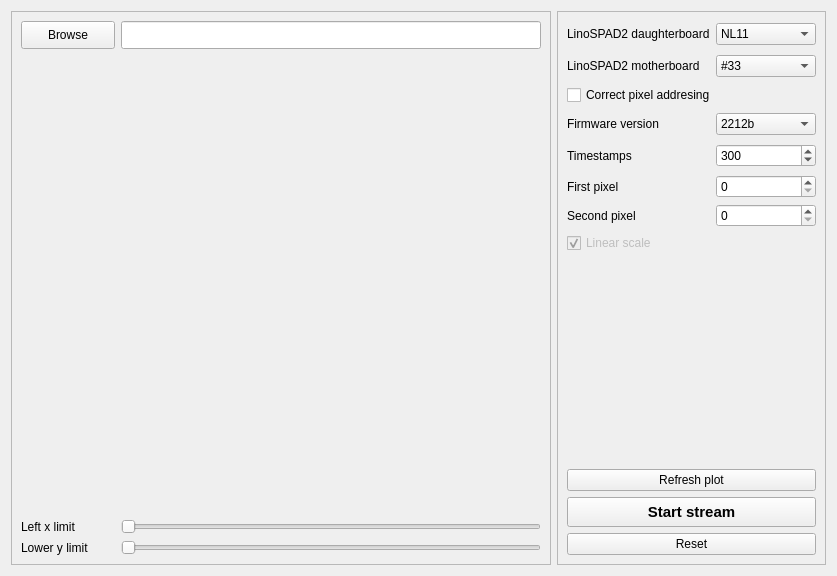
<?xml version="1.0" encoding="UTF-8"?>
<ui version="4.0">
 <class>Form</class>
 <widget class="QWidget" name="Form">
  <property name="geometry">
   <rect>
    <x>0</x>
    <y>0</y>
    <width>837</width>
    <height>576</height>
   </rect>
  </property>
  <property name="windowTitle">
   <string>Form</string>
  </property>
  <layout class="QGridLayout" name="gridLayout_2">
   <item row="0" column="0">
    <widget class="QFrame" name="frame">
     <property name="sizePolicy">
      <sizepolicy hsizetype="Expanding" vsizetype="Expanding">
       <horstretch>0</horstretch>
       <verstretch>0</verstretch>
      </sizepolicy>
     </property>
     <property name="frameShape">
      <enum>QFrame::StyledPanel</enum>
     </property>
     <property name="frameShadow">
      <enum>QFrame::Raised</enum>
     </property>
     <layout class="QGridLayout" name="gridLayout">
      <item row="0" column="2">
       <widget class="QLineEdit" name="lineEdit_browse">
        <property name="minimumSize">
         <size>
          <width>0</width>
          <height>28</height>
         </size>
        </property>
       </widget>
      </item>
      <item row="0" column="0" colspan="2">
       <widget class="QPushButton" name="pushButton_browse">
        <property name="minimumSize">
         <size>
          <width>0</width>
          <height>28</height>
         </size>
        </property>
        <property name="font">
         <font>
          <pointsize>9</pointsize>
         </font>
        </property>
        <property name="text">
         <string>Browse</string>
        </property>
       </widget>
      </item>
      <item row="5" column="0" colspan="2">
       <widget class="QLabel" name="label">
        <property name="text">
         <string>Left x limit</string>
        </property>
       </widget>
      </item>
      <item row="2" column="1">
       <spacer name="verticalSpacer">
        <property name="orientation">
         <enum>Qt::Vertical</enum>
        </property>
        <property name="sizeType">
         <enum>QSizePolicy::Fixed</enum>
        </property>
        <property name="sizeHint" stdset="0">
         <size>
          <width>20</width>
          <height>5</height>
         </size>
        </property>
       </spacer>
      </item>
      <item row="1" column="0" colspan="3">
       <widget class="QWidget" name="widget_figure" native="true">
        <property name="sizePolicy">
         <sizepolicy hsizetype="Preferred" vsizetype="Preferred">
          <horstretch>0</horstretch>
          <verstretch>0</verstretch>
         </sizepolicy>
        </property>
        <property name="minimumSize">
         <size>
          <width>500</width>
          <height>425</height>
         </size>
        </property>
       </widget>
      </item>
      <item row="5" column="2">
       <widget class="QSlider" name="horizontalSlider_leftXLim">
        <property name="orientation">
         <enum>Qt::Horizontal</enum>
        </property>
       </widget>
      </item>
      <item row="6" column="2">
       <widget class="QSlider" name="horizontalSlider_lowerXLim">
        <property name="orientation">
         <enum>Qt::Horizontal</enum>
        </property>
       </widget>
      </item>
      <item row="6" column="0">
       <widget class="QLabel" name="label_2">
        <property name="text">
         <string>Lower y limit</string>
        </property>
       </widget>
      </item>
     </layout>
    </widget>
   </item>
   <item row="0" column="1">
    <widget class="QFrame" name="frame_2">
     <property name="sizePolicy">
      <sizepolicy hsizetype="Fixed" vsizetype="Preferred">
       <horstretch>0</horstretch>
       <verstretch>0</verstretch>
      </sizepolicy>
     </property>
     <property name="frameShape">
      <enum>QFrame::StyledPanel</enum>
     </property>
     <property name="frameShadow">
      <enum>QFrame::Raised</enum>
     </property>
     <layout class="QVBoxLayout" name="verticalLayout">
      <item>
       <layout class="QHBoxLayout" name="horizontalLayout_7">
        <item>
         <widget class="QLabel" name="label_comboBox_mask_2">
          <property name="enabled">
           <bool>true</bool>
          </property>
          <property name="minimumSize">
           <size>
            <width>0</width>
            <height>26</height>
           </size>
          </property>
          <property name="text">
           <string>LinoSPAD2 daughterboard</string>
          </property>
          <property name="alignment">
           <set>Qt::AlignLeading|Qt::AlignLeft|Qt::AlignVCenter</set>
          </property>
         </widget>
        </item>
        <item>
         <widget class="QComboBox" name="comboBox_mask_2">
          <property name="sizePolicy">
           <sizepolicy hsizetype="Fixed" vsizetype="Fixed">
            <horstretch>0</horstretch>
            <verstretch>0</verstretch>
           </sizepolicy>
          </property>
          <property name="minimumSize">
           <size>
            <width>100</width>
            <height>0</height>
           </size>
          </property>
          <item>
           <property name="text">
            <string>NL11</string>
           </property>
          </item>
          <item>
           <property name="text">
            <string>D2b</string>
           </property>
          </item>
          <item>
           <property name="text">
            <string>A5</string>
           </property>
          </item>
         </widget>
        </item>
       </layout>
      </item>
      <item>
       <layout class="QHBoxLayout" name="horizontalLayout_8" stretch="0,0">
        <property name="spacing">
         <number>6</number>
        </property>
        <property name="sizeConstraint">
         <enum>QLayout::SetFixedSize</enum>
        </property>
        <property name="topMargin">
         <number>0</number>
        </property>
        <property name="bottomMargin">
         <number>0</number>
        </property>
        <item>
         <widget class="QLabel" name="label_comboBox_mb_2">
          <property name="minimumSize">
           <size>
            <width>0</width>
            <height>26</height>
           </size>
          </property>
          <property name="text">
           <string>LinoSPAD2 motherboard</string>
          </property>
         </widget>
        </item>
        <item>
         <widget class="QComboBox" name="comboBox_mb_2">
          <property name="sizePolicy">
           <sizepolicy hsizetype="Fixed" vsizetype="Fixed">
            <horstretch>0</horstretch>
            <verstretch>0</verstretch>
           </sizepolicy>
          </property>
          <property name="minimumSize">
           <size>
            <width>100</width>
            <height>0</height>
           </size>
          </property>
          <item>
           <property name="text">
            <string>#33</string>
           </property>
          </item>
          <item>
           <property name="text">
            <string>#21</string>
           </property>
          </item>
          <item>
           <property name="text">
            <string>#36</string>
           </property>
          </item>
          <item>
           <property name="text">
            <string>#37</string>
           </property>
          </item>
          <item>
           <property name="text">
            <string>#4</string>
           </property>
          </item>
         </widget>
        </item>
       </layout>
      </item>
      <item>
       <layout class="QHBoxLayout" name="horizontalLayout">
        <property name="topMargin">
         <number>0</number>
        </property>
        <item>
         <widget class="QCheckBox" name="checkBox_pix_add_fix">
          <property name="text">
           <string>Correct pixel addresing</string>
          </property>
         </widget>
        </item>
       </layout>
      </item>
      <item>
       <layout class="QHBoxLayout" name="horizontalLayout_9">
        <property name="bottomMargin">
         <number>0</number>
        </property>
        <item>
         <widget class="QLabel" name="label_FW_2">
          <property name="minimumSize">
           <size>
            <width>0</width>
            <height>26</height>
           </size>
          </property>
          <property name="text">
           <string>Firmware version</string>
          </property>
          <property name="alignment">
           <set>Qt::AlignLeading|Qt::AlignLeft|Qt::AlignVCenter</set>
          </property>
         </widget>
        </item>
        <item>
         <widget class="QComboBox" name="comboBox_FW_2">
          <property name="sizePolicy">
           <sizepolicy hsizetype="Fixed" vsizetype="Fixed">
            <horstretch>0</horstretch>
            <verstretch>0</verstretch>
           </sizepolicy>
          </property>
          <property name="minimumSize">
           <size>
            <width>100</width>
            <height>0</height>
           </size>
          </property>
          <item>
           <property name="text">
            <string>2212b</string>
           </property>
          </item>
          <item>
           <property name="text">
            <string>2208</string>
           </property>
          </item>
          <item>
           <property name="text">
            <string>2212s</string>
           </property>
          </item>
         </widget>
        </item>
       </layout>
      </item>
      <item>
       <layout class="QHBoxLayout" name="horizontalLayout_11">
        <item>
         <widget class="QLabel" name="label_timestamps_2">
          <property name="minimumSize">
           <size>
            <width>0</width>
            <height>26</height>
           </size>
          </property>
          <property name="toolTip">
           <string>&lt;html&gt;&lt;head/&gt;&lt;body&gt;&lt;p&gt;Number of timestamps per pixel per acquisition cycle. The default is 512.&lt;/p&gt;&lt;/body&gt;&lt;/html&gt;</string>
          </property>
          <property name="lineWidth">
           <number>0</number>
          </property>
          <property name="text">
           <string>Timestamps</string>
          </property>
          <property name="textFormat">
           <enum>Qt::PlainText</enum>
          </property>
          <property name="alignment">
           <set>Qt::AlignLeading|Qt::AlignLeft|Qt::AlignVCenter</set>
          </property>
         </widget>
        </item>
        <item>
         <widget class="QSpinBox" name="spinBox_timestamps_2">
          <property name="sizePolicy">
           <sizepolicy hsizetype="Fixed" vsizetype="Fixed">
            <horstretch>0</horstretch>
            <verstretch>0</verstretch>
           </sizepolicy>
          </property>
          <property name="minimumSize">
           <size>
            <width>100</width>
            <height>0</height>
           </size>
          </property>
          <property name="font">
           <font>
            <pointsize>9</pointsize>
           </font>
          </property>
          <property name="maximum">
           <number>1536</number>
          </property>
          <property name="value">
           <number>300</number>
          </property>
         </widget>
        </item>
       </layout>
      </item>
      <item>
       <layout class="QGridLayout" name="gridLayout_3">
        <item row="0" column="1">
         <widget class="QSpinBox" name="spinBox_FirstPixel">
          <property name="sizePolicy">
           <sizepolicy hsizetype="Fixed" vsizetype="Fixed">
            <horstretch>0</horstretch>
            <verstretch>0</verstretch>
           </sizepolicy>
          </property>
          <property name="minimumSize">
           <size>
            <width>100</width>
            <height>0</height>
           </size>
          </property>
          <property name="maximum">
           <number>255</number>
          </property>
         </widget>
        </item>
        <item row="0" column="0">
         <widget class="QLabel" name="label_FirstPixel">
          <property name="text">
           <string>First pixel</string>
          </property>
         </widget>
        </item>
       </layout>
      </item>
      <item>
       <layout class="QHBoxLayout" name="horizontalLayout_2">
        <item>
         <widget class="QLabel" name="label_SecondPixel">
          <property name="text">
           <string>Second pixel</string>
          </property>
         </widget>
        </item>
        <item>
         <widget class="QSpinBox" name="spinBox_SecondPixel">
          <property name="sizePolicy">
           <sizepolicy hsizetype="Fixed" vsizetype="Fixed">
            <horstretch>0</horstretch>
            <verstretch>0</verstretch>
           </sizepolicy>
          </property>
          <property name="minimumSize">
           <size>
            <width>100</width>
            <height>0</height>
           </size>
          </property>
          <property name="maximum">
           <number>255</number>
          </property>
         </widget>
        </item>
       </layout>
      </item>
      <item>
       <layout class="QHBoxLayout" name="horizontalLayout_12">
        <property name="bottomMargin">
         <number>0</number>
        </property>
        <item>
         <widget class="QCheckBox" name="checkBox_linearScale_2">
          <property name="enabled">
           <bool>false</bool>
          </property>
          <property name="text">
           <string>Linear scale</string>
          </property>
          <property name="checked">
           <bool>true</bool>
          </property>
         </widget>
        </item>
       </layout>
      </item>
      <item>
       <spacer name="verticalSpacer_2">
        <property name="orientation">
         <enum>Qt::Vertical</enum>
        </property>
        <property name="sizeHint" stdset="0">
         <size>
          <width>20</width>
          <height>40</height>
         </size>
        </property>
       </spacer>
      </item>
      <item>
       <widget class="QPushButton" name="pushButton_refreshPlot">
        <property name="text">
         <string>Refresh plot</string>
        </property>
       </widget>
      </item>
      <item>
       <widget class="QPushButton" name="pushButton_startStream">
        <property name="minimumSize">
         <size>
          <width>0</width>
          <height>30</height>
         </size>
        </property>
        <property name="font">
         <font>
          <pointsize>11</pointsize>
          <weight>75</weight>
          <bold>true</bold>
         </font>
        </property>
        <property name="text">
         <string>Start stream</string>
        </property>
       </widget>
      </item>
      <item>
       <widget class="QPushButton" name="pushButton_Reset">
        <property name="text">
         <string>Reset</string>
        </property>
       </widget>
      </item>
     </layout>
    </widget>
   </item>
  </layout>
 </widget>
 <resources/>
 <connections/>
</ui>
